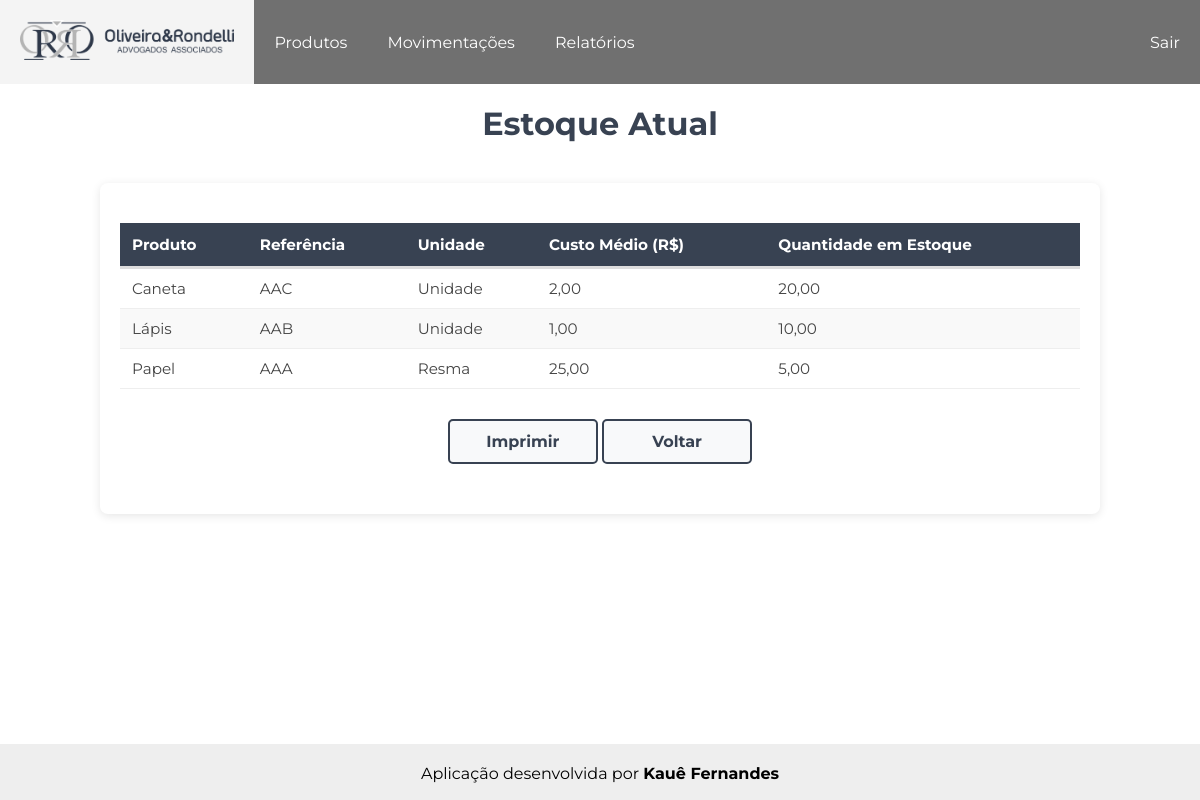
/relatorios/relatorio_estoque (signed in), run on the app's committed database.
### produtos/models.py (models this page shows, shortened)
class Produtos(models.Model):
    pro_referencia = models.CharField('Referência', max_length=20, default='SEM-REF')                                                       # Referência do produto
    pro_descricao = models.TextField('Descrição')                                                                                           # Descrição do produto
    pro_unidade = models.ForeignKey(Unidades, on_delete=models.PROTECT, verbose_name='Unidade', default=1)                                  # Chave estrangeira referenciando a unidade da tabela Unidades
    pro_custo_medio = models.DecimalField('Custo Médio', decimal_places=2, max_digits=10, default=0)                         # Custo médio
    pro_saldo = models.DecimalField('Saldo', decimal_places=2, max_digits=10, default=0)                                                    # Saldo do produto no estoque
    pro_data_adicionada = models.DateTimeField(auto_now_add=True)                                                                            # Data em que o produto foi adicionado
    pro_data_modificado = models.DateTimeField(auto_now=True)                                                                               # Data em que o produto foi modificado
    class Meta:
        verbose_name = 'Produto'
        verbose_name_plural = 'Produtos'
        ordering = ['pro_descricao']

class Unidades(models.Model):
    uni_nome = models.CharField('Nome', max_length=10)                  # Nome da unidade
    uni_sigla = models.CharField('Sigla', max_length=5)                 # Sigla da unidade
    uni_data_adicionada = models.DateTimeField(auto_now_add=True)       # Data em que a unidade foi adicionada
    uni_data_modificado = models.DateTimeField(auto_now=True)           # Data em que a unidade foi modificada
    def __str__(self):
        return self.uni_nome
    class Meta:
        verbose_name = 'Unidade'
        verbose_name_plural = 'Unidades'
        ordering = ['uni_nome']

### relatorios/views.py (the view)
# urls.py: path('relatorio_estoque', views.relatorio_estoque, name='relatorio_estoque'),                       # Adiciona o caminho para a tela do relatório do estoque
@login_required
def relatorio_estoque(request):
    produtos = Produtos.objects.all().order_by('pro_descricao')
    context = {'produtos': produtos}
    return render(request, 'relatorios/relatorio_estoque.html', context)

### relatorios/templates/relatorios/relatorio_estoque.html (shortened to what this page needs)
<!DOCTYPE html>
{% extends "core/base.html" %}
{% load static %}
    {% block extra_css %}
        <link rel="stylesheet" href="{% static 'css/relatorios.css' %}">
    {% endblock %}
    {% block content %}
    <h1>Estoque Atual</h1>
    <div class="container-relatorio">
        <table class="estoque">
            <thead>
                <tr>
                    <th>Produto</th>
                    <th>Referência</th>
                    <th>Unidade</th>
                    <th>Custo Médio (R$)</th>
                    <th>Quantidade em Estoque</th>
                </tr>
            </thead>
            <tbody>
                {% for produto in produtos %}
                <tr>
                    <td>{{ produto.pro_descricao }}</td>
                    <td>{{ produto.pro_referencia }}</td>
                    <td>{{ produto.pro_unidade }}</td>
                    <td>{{ produto.pro_custo_medio|floatformat:2 }}</td>
                    <td>{{ produto.pro_saldo }}</td>
                </tr>
                {% empty %}
                <tr>
                    <td>Nenhum produto cadastrado.</td>
                </tr>
                {% endfor %}
            </tbody>
        </table>
        <div class="container-botao">
            <button class="botao-imprimir" onclick="window.print()">Imprimir</button>
            <a href="{% url 'relatorios' %}"><button class="botao-voltar">Voltar</button></a>
        </div>
    </div>
    {% endblock content %}

### static/css/style1.css (style rules this page uses)
* { margin: 0; padding: 0; box-sizing: border-box; font-family: 'Montserrat', sans-serif; }

### static/css/relatorios.css (style rules this page uses)
h1 { text-align: center; color: rgba(56, 66, 82); }
.container-relatorio { max-width: 1000px; margin: 40px auto; background-color: white; padding: 20px; border-radius: 8px; box-shadow: 0 2px 10px rgba(0, 0, 0, 0.1); }
.estoque { width: 100%; border-collapse: collapse; margin-top: 20px; font-size: 0.95rem; }
.estoque thead th { background-color: rgba(56, 66, 82); color: white; text-align: left; padding: 12px; border-bottom: 3px solid #ddd; }
.estoque tbody td { padding: 10px 12px; border-bottom: 1px solid #eee; color: #444; }
.estoque tbody tr:nth-child(even) { background-color: #f9f9f9; }
.container-botao { text-align: center; margin: 30px 0; width: 100%; }
.botao-voltar, .botao-gerar, .botao-imprimir, .botao-pesquisar { display: inline-flex; align-items: center; justify-content: center; height: 45px; min-width: 150px; padding: 0 20px; font-family: inherit; font-size: 16px; font-weight: bold; text-decoration: none; color: rgba(56, 66, 82); background-color: #f8f9fa; border: 2px solid rgba(56, 66, 82); border-radius: 5px; cursor: pointer; transition: all 0.2s; box-sizing: border-box; }

### data on the page
Produtos: pro_descricao "Caneta", pro_referencia "AAC", pro_unidade "Unidade", pro_custo_medio "2,00", pro_saldo "20,00"
Produtos: pro_descricao "Lápis", pro_referencia "AAB", pro_unidade "Unidade", pro_custo_medio "1,00", pro_saldo "10,00"
Produtos: pro_descricao "Papel", pro_referencia "AAA", pro_unidade "Resma", pro_custo_medio "25,00", pro_saldo "5,00"
